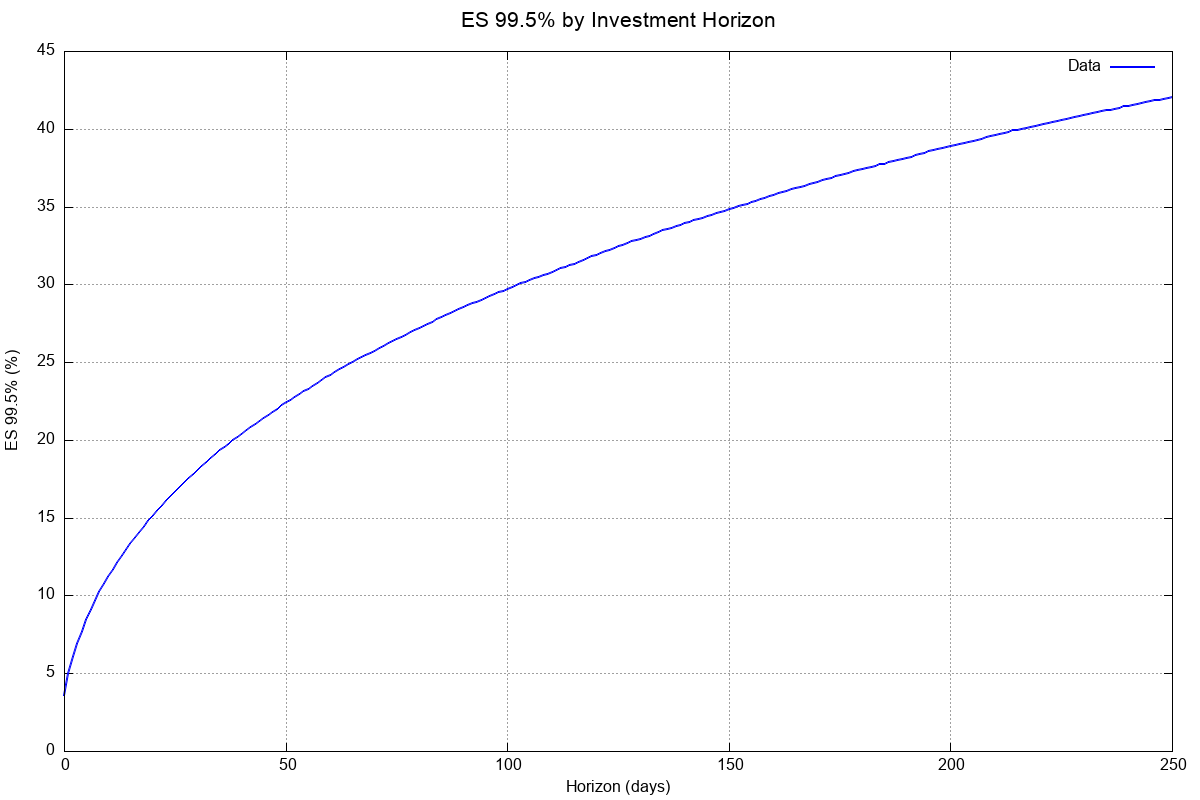

Generate this figure with gnuplot:
# Gnuplot script auto-generated
set terminal png size 1200,800 enhanced font 'Arial,12'
set output './plots/es_by_horizon_corrected.png'

set title 'ES 99.5% by Investment Horizon' font 'Arial,16'
set xlabel 'Horizon (days)'
set ylabel 'ES 99.5% (%)'
set grid
set style line 1 lc rgb 'blue' lw 2

plot './plots/es_by_horizon_corrected.dat' using 1:2 with lines linestyle 1 title 'Data'
